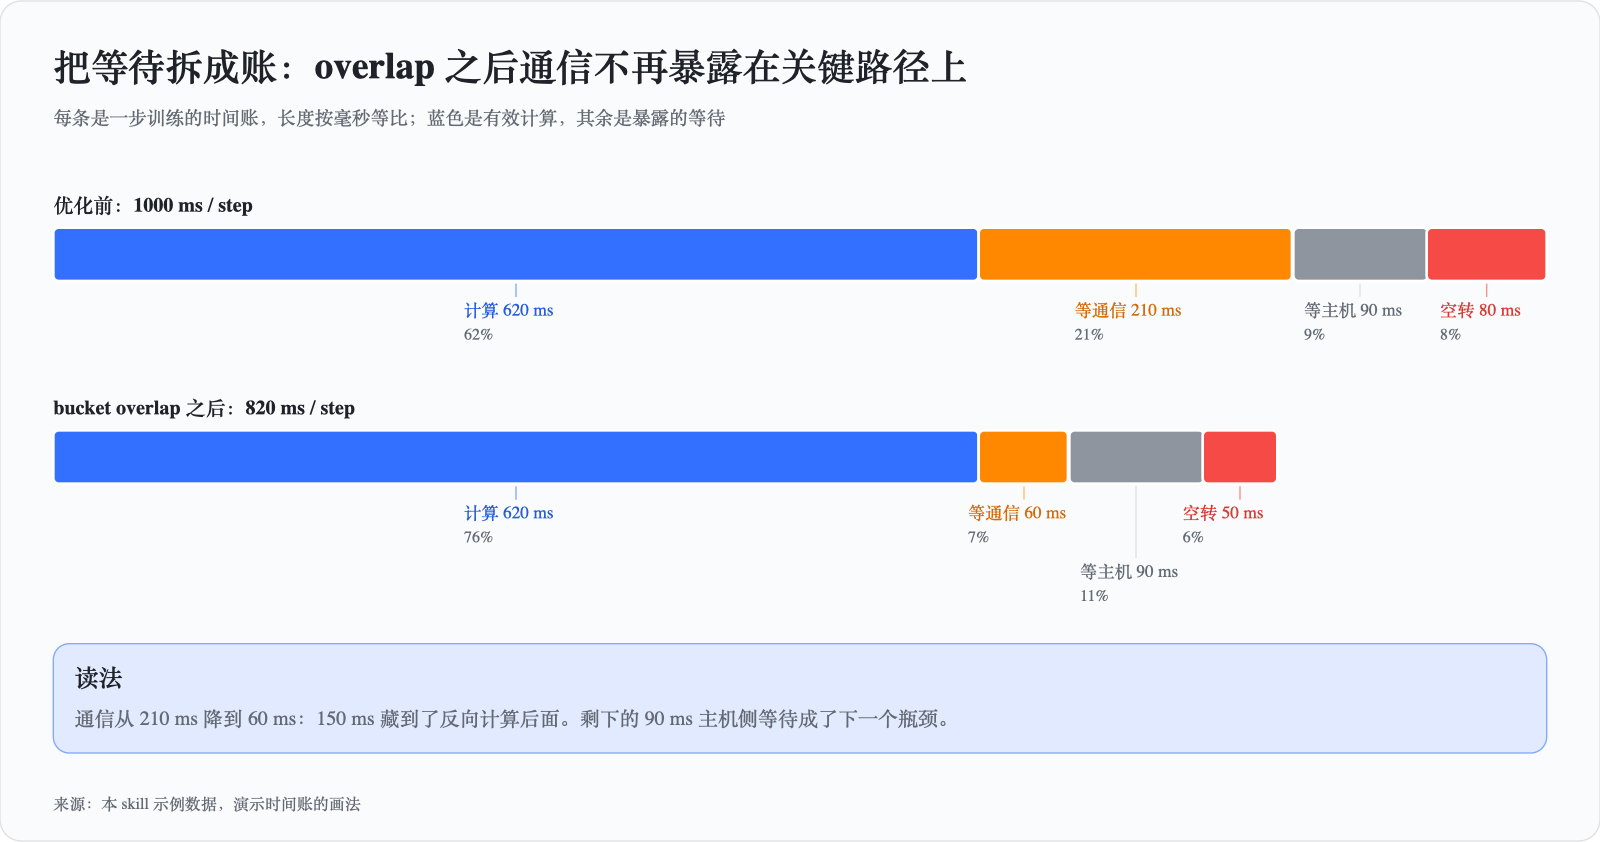

Python code for this plot:
"""Type: ledger (stacked bar). Use when the message is 'where the time/cost goes' and how a fix moves it."""
from _boot import out
from svgkit import Board

b = Board('把等待拆成账：overlap 之后通信不再暴露在关键路径上',
          '每条是一步训练的时间账，长度按毫秒等比；蓝色是有效计算，其余是暴露的等待',
          src='来源：本 skill 示例数据，演示时间账的画法')
before = [('计算', 620, 'blue'), ('等通信', 210, 'orange'), ('等主机', 90, 'gray'), ('空转', 80, 'red')]
after = [('计算', 620, 'blue'), ('等通信', 60, 'orange'), ('等主机', 90, 'gray'), ('空转', 50, 'red')]
y = b.stack(40, 170, 1120, before, unit=' ms', title='优化前：1000 ms / step')
y = b.stack(40, y + 64, 1120 * 820 / 1000, after, unit=' ms', title='bucket overlap 之后：820 ms / step')
b.note(y + 28, '通信从 210 ms 降到 60 ms：150 ms 藏到了反向计算后面。剩下的 90 ms 主机侧等待成了下一个瓶颈。',
       head='读法', fam='blue')
b.save(out('ledger'))
